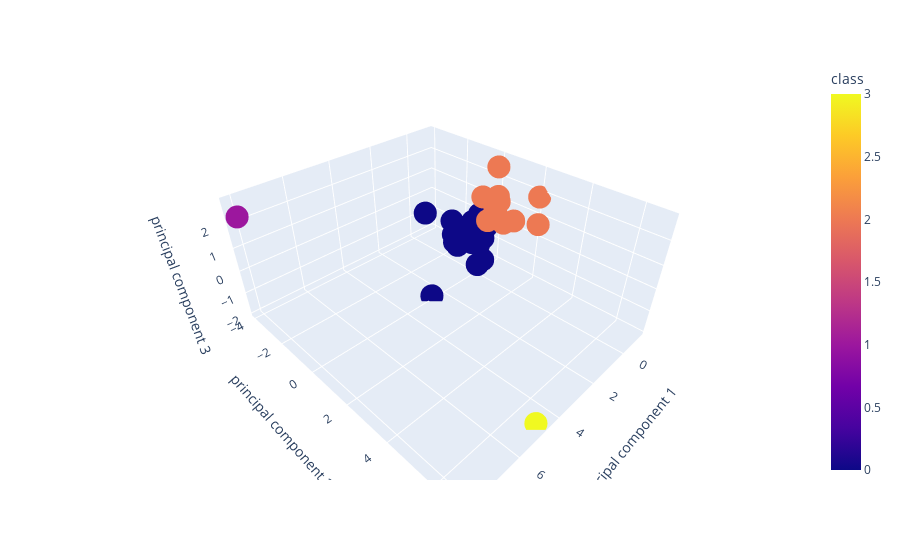

The notebook cell saved with this chart:
### Markdown cell above
#### Answer the following question: 

* **Question:** Which features have the strongest positive or negative influence on each component? 
 
* **Answer:** Ethlend has ths strongest postive influece on Principle Component 1, while Celsius degree token is the second one on PC1. 
Celsius degree token is also having the strongest positive influence on PC2. Ethlend is also seems to be having the strongest influence on PC3. 
Bitcoin-Cash seems to have the strongest negative influence on PC1. Ethlend seems to have the strongest negative influence on PC2 and celsius-degree-token is having the strongest negative influence on PC3. 

Based on the above data analysis it can be a good fit to chose Ethland, celesius, Bitcoin-Cash and Celsius-dgree-token is the 4 clusters or segments.

### Code cell
# additional code for the 3D scatter plot from my side

# Plot the features that have the strongest influence on each component. 


import plotly.express as px
fig = px.scatter_3d(clustered_df,     
                    x="principal component 1",
                    y="principal component 2",
                    z="principal component 3", 
                    color="class",)
fig.show()

### Figure 1 — Plotly figure (JSON) as saved in the notebook; plotly's stock layout.template omitted (floating-point values rounded to 4 significant figures)
{"data": [{"hovertemplate": "principal component 1=%{x}<br>principal component 2=%{y}<br>principal component 3=%{z}<br>class=%{marker.color}<extra></extra>", "legendgroup": "", "marker": {"color": [2, 2, 0, 0, 2, 2, 2, 2, 2, 0, 0, 0, 0, 2, 0, 2, 0, 0, 2, 0, 0, 2, 0, 0, 0, 0, 0, 0, 2, 0, 0, 0, 1, 2, 0, 0, 3, 0, 0, 0, 0], "coloraxis": "coloraxis", "symbol": "circle"}, "mode": "markers", "name": "", "scene": "scene", "showlegend": false, "type": "scatter3d", "x": [-0.6007, -0.4583, -0.4331, -0.4718, -1.158, -0.5165, -0.4507, -0.3456, -0.6495, -0.759, -0.2482, -0.4384, -0.6934, 0.0605, -0.3934, -0.7962, 0.06407, -0.489, -0.3063, -0.5135, -0.3621, -0.6043, -0.4133, -0.4075, 0.609, -0.4502, -0.7647, -0.5563, -0.4251, 2.677, -0.6139, -0.5799, 8.089, -0.389, 0.8658, 0.1117, 4.792, -0.6324, -0.5931, -0.4581, -0.2979], "y": [0.8428, 0.4585, -0.1681, -0.2227, 2.041, 1.388, 0.5177, 0.7294, 0.4322, -0.2012, -1.376, -0.1753, -0.4738, 2.909, -0.1082, -0.4944, -1.27, -0.7327, 0.7034, -0.1428, -0.9869, 0.8274, -0.6741, -0.2125, 0.5635, -0.151, -0.5179, -1.938, 0.493, -0.01395, -0.4793, -0.3563, -3.897, 0.165, -2.262, 0.4283, 6.768, -2.108, 0.02148, -0.1357, -0.1911], "z": [0.4616, 0.9529, -0.6418, -0.4791, 1.86, 0.8041, 2.846, 1.478, 0.6003, -0.2177, -1.462, -0.6634, -0.5276, 1.499, -0.01276, 1.083, -1.099, -0.06254, 1.714, -0.6566, -0.7288, 0.4393, -1.077, -0.3514, -1.149, -0.6474, 0.205, -1.262, 1.058, -1.965, 0.3396, -0.1149, 2.301, 0.3794, 0.2756, -1.205, -1.987, -0.6522, 0.2099, -0.6353, -0.9096]}], "layout": {"coloraxis": {"colorbar": {"title": {"text": "class"}}, "colorscale": [[0, "#0d0887"], [0.1111, "#46039f"], [0.2222, "#7201a8"], [0.3333, "#9c179e"], [0.4444, "#bd3786"], [0.5556, "#d8576b"], [0.6667, "#ed7953"], [0.7778, "#fb9f3a"], [0.8889, "#fdca26"], [1, "#f0f921"]]}, "legend": {"tracegroupgap": 0}, "margin": {"t": 60}, "scene": {"domain": {"x": [0, 1], "y": [0, 1]}, "xaxis": {"title": {"text": "principal component 1"}}, "yaxis": {"title": {"text": "principal component 2"}}, "zaxis": {"title": {"text": "principal component 3"}}}}}
